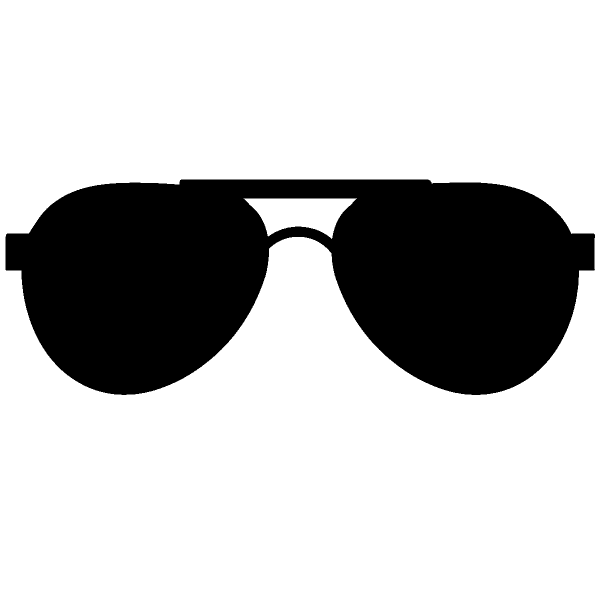
#> input picture lentes.png, 1200 x 1200 px (shown at 1/2 size)
$ python main.py
#> lines starting #> are read from the running program, lines starting #| are printed output that depends on the picture
import cv2
import os
import imutils

#Videostreaming input
cap = cv2.VideoCapture(0, cv2.CAP_DSHOW)

#Inserted image for the video
#image = cv2.imread('gorro_navidad.png', cv2.IMREAD_UNCHANGED)
#image = cv2.imread('tiara.png', cv2.IMREAD_UNCHANGED)
#image = cv2.imread('2021.png', cv2.IMREAD_UNCHANGED)
image = cv2.imread('lentes.png', cv2.IMREAD_UNCHANGED)
#> image is the input picture: shape (1200, 1200, 4); mean B, G, R, A 192.1, 192.1, 192.1, 62.3

#Face Detector
face = cv2.CascadeClassifier(cv2.data.haarcascades + 'haarcascade_frontalface_default.xml')

while True:
    ret, frame = cap.read()
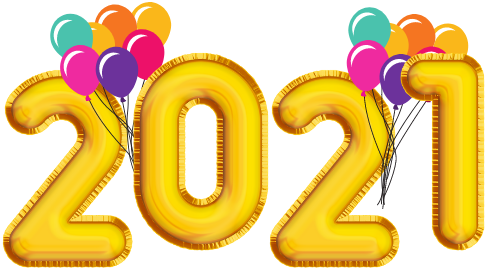
#> input picture 2021.png, 489 x 270 px, given in place of the camera
#> frame is the input picture: shape (270, 489, 3); mean B, G, R 126.8, 202.7, 236.3
    if ret == False:
        break
    frame = imutils.resize(frame, width= 640)
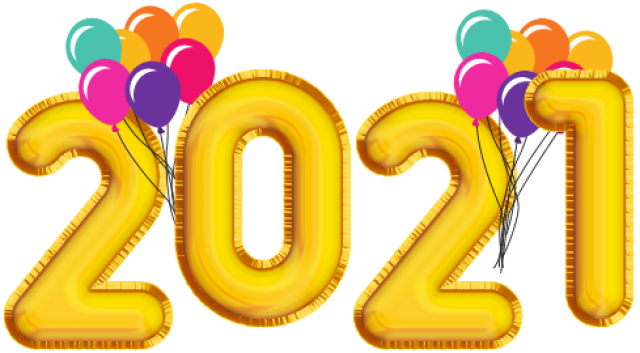
#> frame: shape (353, 640, 3); mean B, G, R 126.8, 202.7, 236.3

    #Face detection
    faces = face.detectMultiScale(frame, 1.3, 5)
#> faces = ()

    for(x, y, w, h) in faces:
        #cv2.rectangle(frame, (x,y), (x + w, y + h), (0, 255, 0), 2)

        #Resize de input
        resized_image = imutils.resize(image, width=w)
        rows_image = resized_image.shape[0]
        col_image = w

        #Determining a portion of the height of the input image
        height_portion = rows_image

        dif = 0

        #If there is enough space in the face for inserting the image will appear
        if y + height_portion - rows_image >= 0:
            n_frame = frame[y + height_portion - rows_image : y + height_portion,
            x : x + col_image]
        else:
            dif = abs(y + height_portion - rows_image)
            n_frame = frame[0 : y + height_portion,
            x : x + col_image]

        #Determine the mask for the input image resized
        mask = resized_image[:, :, 3]
        mask_inv = cv2.bitwise_not(mask)

        #Create an image with black background and the hat frame and vice versa
        bg_black = cv2.bitwise_and(resized_image, resized_image, mask=mask)
        bg_black = bg_black[dif:, :, 0:3]
        bg_frame = cv2.bitwise_and(n_frame, n_frame, mask=mask_inv[dif:,:])

        #Add the two obtained images
        result = cv2.add(bg_black, bg_frame)
        if y + height_portion - rows_image >= 0:
            frame[y + height_portion - rows_image : y + height_portion, x : x + col_image] = result
        else:
            frame[0 : y + height_portion, x : x + col_image] = result
#> this loop made 0 passes

    cv2.imshow('frame',frame)

    k = cv2.waitKey(1) & 0xFF
#> (key Esc is pressed here)
    if k == 27:
        break

cap.release()
cv2.destroyAllWindows()
